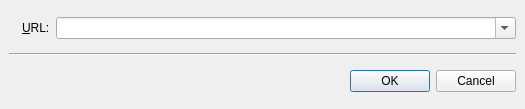
<ui version="4.0" >
 <class>InputURL</class>
 <widget class="QDialog" name="InputURL" >
  <property name="geometry" >
   <rect>
    <x>0</x>
    <y>0</y>
    <width>525</width>
    <height>109</height>
   </rect>
  </property>
  <property name="windowTitle" >
   <string>SMPlayer - Enter URL</string>
  </property>
  <layout class="QGridLayout" >
   <property name="leftMargin" >
    <number>9</number>
   </property>
   <property name="topMargin" >
    <number>9</number>
   </property>
   <property name="rightMargin" >
    <number>9</number>
   </property>
   <property name="bottomMargin" >
    <number>9</number>
   </property>
   <property name="horizontalSpacing" >
    <number>6</number>
   </property>
   <property name="verticalSpacing" >
    <number>6</number>
   </property>
   <item row="0" column="0" >
    <widget class="QLabel" name="url_icon" >
     <property name="text" >
      <string/>
     </property>
     <property name="pixmap" >
      <pixmap resource="icons.qrc" >:/icons-png/url_big.png</pixmap>
     </property>
    </widget>
   </item>
   <item row="0" column="1" >
    <layout class="QHBoxLayout" >
     <property name="spacing" >
      <number>6</number>
     </property>
     <property name="leftMargin" >
      <number>0</number>
     </property>
     <property name="topMargin" >
      <number>0</number>
     </property>
     <property name="rightMargin" >
      <number>0</number>
     </property>
     <property name="bottomMargin" >
      <number>0</number>
     </property>
     <item>
      <widget class="QLabel" name="label" >
       <property name="text" >
        <string>&amp;URL:</string>
       </property>
       <property name="buddy" >
        <cstring>url_edit</cstring>
       </property>
      </widget>
     </item>
     <item>
      <widget class="QComboBox" name="url_edit" >
       <property name="sizePolicy" >
        <sizepolicy vsizetype="Fixed" hsizetype="MinimumExpanding" >
         <horstretch>0</horstretch>
         <verstretch>0</verstretch>
        </sizepolicy>
       </property>
       <property name="editable" >
        <bool>true</bool>
       </property>
       <property name="sizeAdjustPolicy" >
        <enum>QComboBox::AdjustToContents</enum>
       </property>
      </widget>
     </item>
    </layout>
   </item>
   <item row="1" column="0" colspan="2" >
    <widget class="Line" name="line" >
     <property name="orientation" >
      <enum>Qt::Horizontal</enum>
     </property>
    </widget>
   </item>
   <item row="2" column="0" colspan="2" >
    <widget class="QDialogButtonBox" name="buttonBox" >
     <property name="orientation" >
      <enum>Qt::Horizontal</enum>
     </property>
     <property name="standardButtons" >
      <set>QDialogButtonBox::Cancel|QDialogButtonBox::NoButton|QDialogButtonBox::Ok</set>
     </property>
    </widget>
   </item>
  </layout>
 </widget>
 <tabstops>
  <tabstop>url_edit</tabstop>
  <tabstop>buttonBox</tabstop>
 </tabstops>
 <resources>
  <include location="icons.qrc" />
 </resources>
 <connections>
  <connection>
   <sender>buttonBox</sender>
   <signal>accepted()</signal>
   <receiver>InputURL</receiver>
   <slot>accept()</slot>
   <hints>
    <hint type="sourcelabel" >
     <x>248</x>
     <y>254</y>
    </hint>
    <hint type="destinationlabel" >
     <x>157</x>
     <y>274</y>
    </hint>
   </hints>
  </connection>
  <connection>
   <sender>buttonBox</sender>
   <signal>rejected()</signal>
   <receiver>InputURL</receiver>
   <slot>reject()</slot>
   <hints>
    <hint type="sourcelabel" >
     <x>316</x>
     <y>260</y>
    </hint>
    <hint type="destinationlabel" >
     <x>286</x>
     <y>274</y>
    </hint>
   </hints>
  </connection>
 </connections>
</ui>
